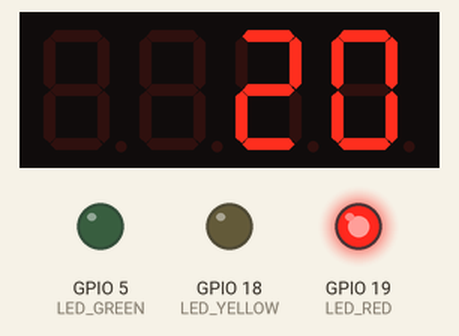
Bench run of a program on a simulated ESP32. Parts: 4-digit seven-segment display, output pins drawn as LEDs (lit = HIGH).

Above: at 0.1 s.
At 5.2 s:
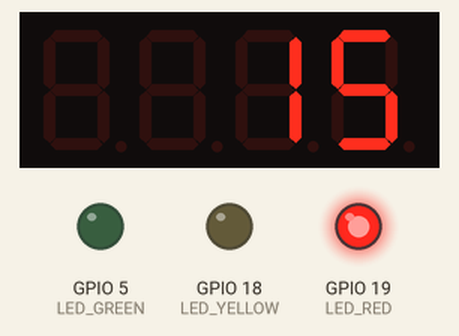
At 10.3 s:
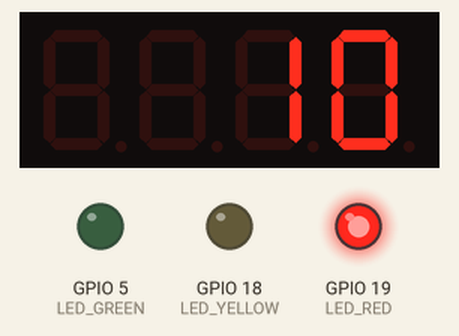
At 20.5 s:
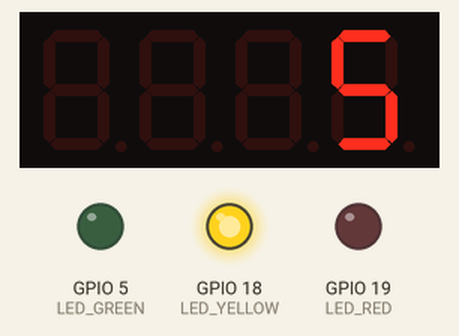
At 29.7 s:
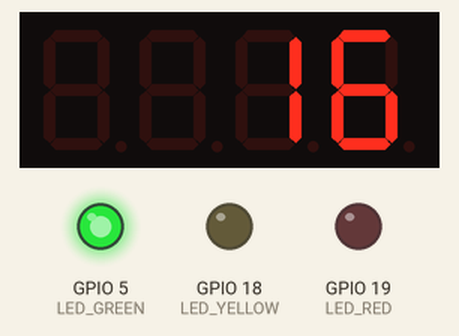
At 38.9 s:
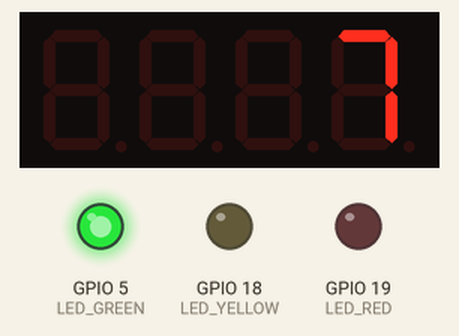
Timing chart, 0 to 40.0 s (numbered marks = the images above):
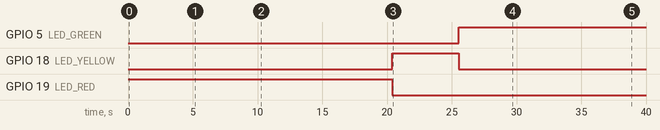

The program:

main.cpp
```cpp
#include <Arduino.h>
#include <TM1637Display.h>  // Thư viện điều khiển LED 7 đoạn

// Khai báo chân kết nối với TM1637
#define CLK 27   // Chân CLK của TM1637 nối với GPIO 27
#define DIO 14   // Chân DIO của TM1637 nối với GPIO 14
TM1637Display display(CLK, DIO); // Khởi tạo module TM1637

// Khai báo chân điều khiển đèn giao thông
#define LED_RED 19     // Đèn đỏ
#define LED_YELLOW 18  // Đèn vàng
#define LED_GREEN 5    // Đèn xanh

void setup() {
  // Cấu hình chân LED làm đầu ra
  pinMode(LED_RED, OUTPUT);
  pinMode(LED_YELLOW, OUTPUT);
  pinMode(LED_GREEN, OUTPUT);

  // Khởi tạo TM1637 với độ sáng tối đa
  display.setBrightness(7);
}

// Hàm điều khiển đèn và hiển thị đếm ngược trên LED 7 đoạn
void trafficLight(int ledPin, int duration) {
  digitalWrite(ledPin, HIGH); // Bật đèn
  for (int i = duration; i > 0; i--) {
    display.showNumberDec(i, false); // Hiển thị số giây đếm ngược
    delay(1000); // Dừng 1 giây
  }
  digitalWrite(ledPin, LOW); // Tắt đèn sau khi hết thời gian
}

void loop() {
  // Điều khiển đèn đỏ
  trafficLight(LED_RED, 20); // Bật đèn đỏ trong 5 giây

  // Điều khiển đèn vàng
  trafficLight(LED_YELLOW, 5); // Bật đèn vàng trong 2 giây

  // Điều khiển đèn xanh
  trafficLight(LED_GREEN, 20); // Bật đèn xanh trong 5 giây
}
```

Measured:
- by itself, GPIO 5 (LED_GREEN): LOW → HIGH at 25.5 s
- by itself, GPIO 18 (LED_YELLOW): LOW → HIGH at 20.4 s, → LOW 5.1 s later
- by itself, GPIO 19 (LED_RED): LOW → HIGH at 0.00 s, → LOW 20.4 s later
- what the display in image 1 shows lasts 1.0 s, from 5.1 s to 6.1 s
